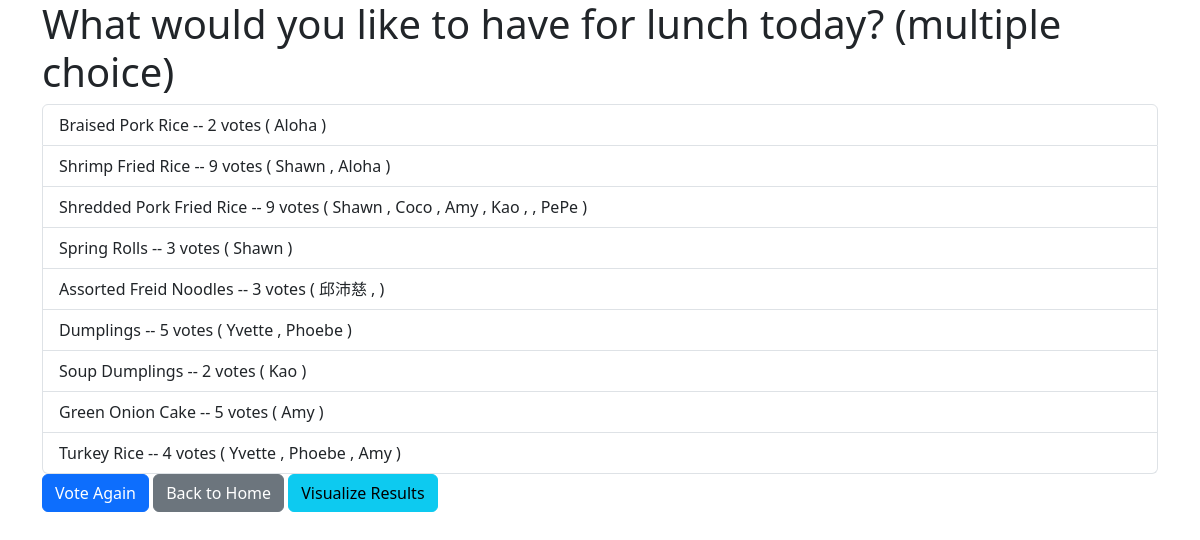
Page /polls/6/results/ on the committed database.
### polls/models.py (models this page shows, shortened)
class Choice(models.Model):
    question = models.ForeignKey(Question, on_delete=models.CASCADE)
    choice_text = models.CharField(max_length=200)
    votes = models.IntegerField(default=0)
    voters = models.ManyToManyField(User, blank=True)

### polls/views.py (the view)
# urls.py: path('<int:pk>/results/', views.ResultsView.as_view(), name='results'),
class ResultsView(generic.DetailView):
    model = Question
    template_name = 'polls/results.html'

### polls/templates/polls/results.html (shortened to what this page needs)
<head>
    {% load bootstrap5 %}
    {% bootstrap_css %}
</head>
<body>
    <div class="container">
        <h1>{{ question.question_text }}</h1>
        <ul class="list-group">
            {% for choice in question.choice_set.all %}
                <li class="list-group-item">
                    {{ choice.choice_text }} -- {{ choice.votes }} vote{{ choice.votes|pluralize }}
                    {% if choice.voters.all %}
                        (
                        {% for voter in choice.voters.all %}
                            {{ voter.username }}
                            {% if not forloop.last %}, {% endif %}
                        {% endfor %}
                        )
                    {% endif %}
                </li>
            {% endfor %}
        </ul>
        <button class="btn btn-primary" onclick="location.href='{% url 'polls:detail' question.id %}'">Vote Again</button>
        <button class="btn btn-secondary" onclick="location.href='{% url 'polls:index' %}'">Back to Home</button>
        <button class="btn btn-info" onclick="location.href='{% url 'polls:popup' question.id %}'">Visualize Results</button>
    </div>
</body>

### rows in the picture
Choice: choice_text "Braised Pork Rice", votes "2"
Choice: choice_text "Shrimp Fried Rice", votes "9"
Choice: choice_text "Shredded Pork Fried Rice", votes "9"
Choice: choice_text "Spring Rolls", votes "3"
Choice: choice_text "Assorted Freid Noodles", votes "3"
Choice: choice_text "Dumplings", votes "5"
Choice: choice_text "Soup Dumplings", votes "2"
Choice: choice_text "Green Onion Cake", votes "5"
Choice: choice_text "Turkey Rice", votes "4"

### other values in the picture
{{ voter.username }} "Aloha"
{{ voter.username }} "Shawn"
{{ voter.username }} "Coco"
{{ voter.username }} "Amy"
{{ voter.username }} "Kao"
{{ voter.username }} "PePe"
{{ voter.username }} "邱沛慈"
{{ voter.username }} "Yvette"
{{ voter.username }} "Phoebe"
